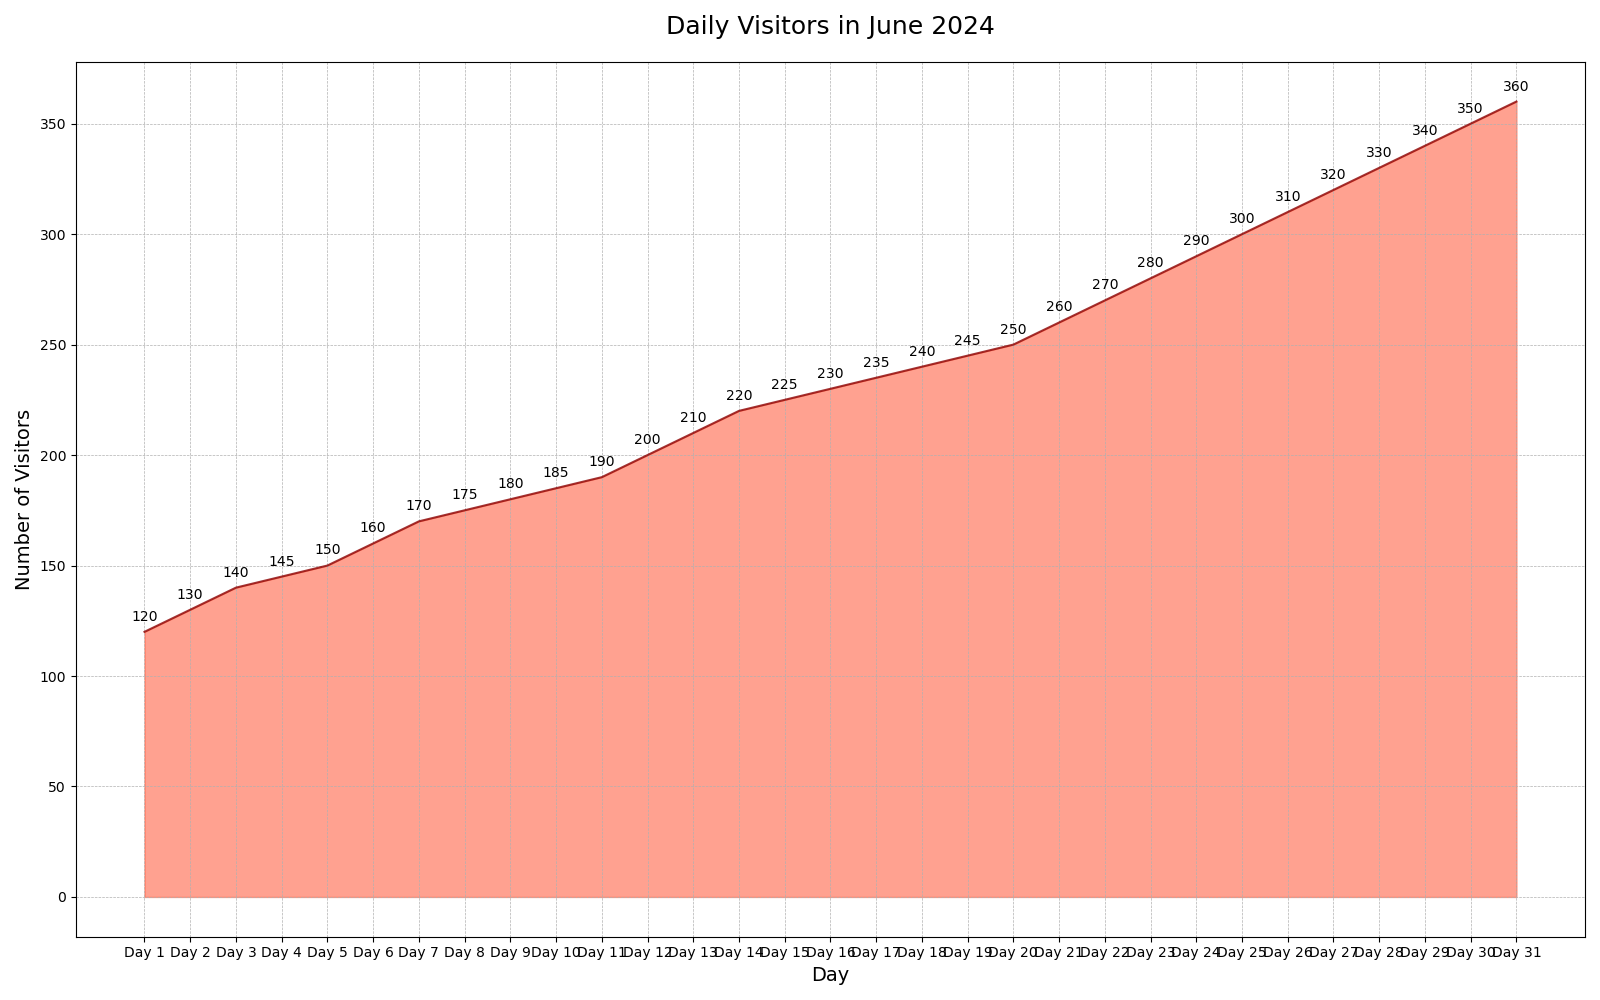

Write Python code to recreate this figure.

import matplotlib.pyplot as plt

# Data
days = ["Day 1", "Day 2", "Day 3", "Day 4", "Day 5", "Day 6", "Day 7", "Day 8", "Day 9", "Day 10",
        "Day 11", "Day 12", "Day 13", "Day 14", "Day 15", "Day 16", "Day 17", "Day 18", "Day 19", "Day 20",
        "Day 21", "Day 22", "Day 23", "Day 24", "Day 25", "Day 26", "Day 27", "Day 28", "Day 29", "Day 30", "Day 31"]
visitors = [120, 130, 140, 145, 150, 160, 170, 175, 180, 185, 190, 200, 210, 220, 225, 230, 235, 240, 245, 250,
            260, 270, 280, 290, 300, 310, 320, 330, 340, 350, 360]

# Plot
fig, ax = plt.subplots(figsize=(16, 10))

ax.fill_between(days, visitors, color="#FF6347", alpha=0.6)
ax.plot(days, visitors, color="#8B0000", alpha=0.8)

# Title and labels
plt.title("Daily Visitors in June 2024", fontsize=18, pad=20)
plt.xlabel("Day", fontsize=14)
plt.ylabel("Number of Visitors", fontsize=14)

# Annotations
for i, visitor in enumerate(visitors):
    ax.text(i, visitor + 5, str(visitor), ha='center', fontsize=10)

# Display
plt.grid(True, which='both', linestyle='--', linewidth=0.5)
plt.tight_layout()
plt.show()
